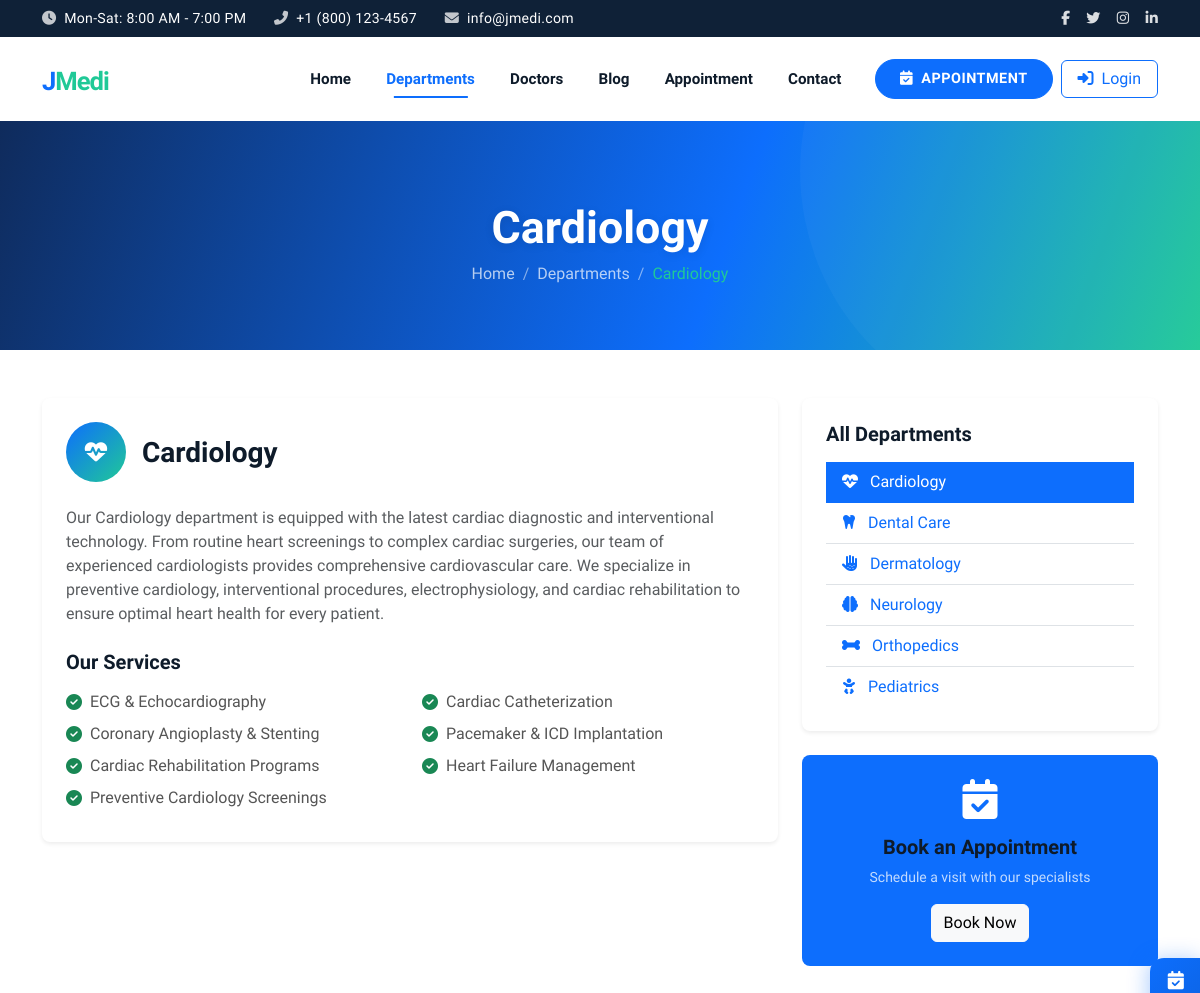
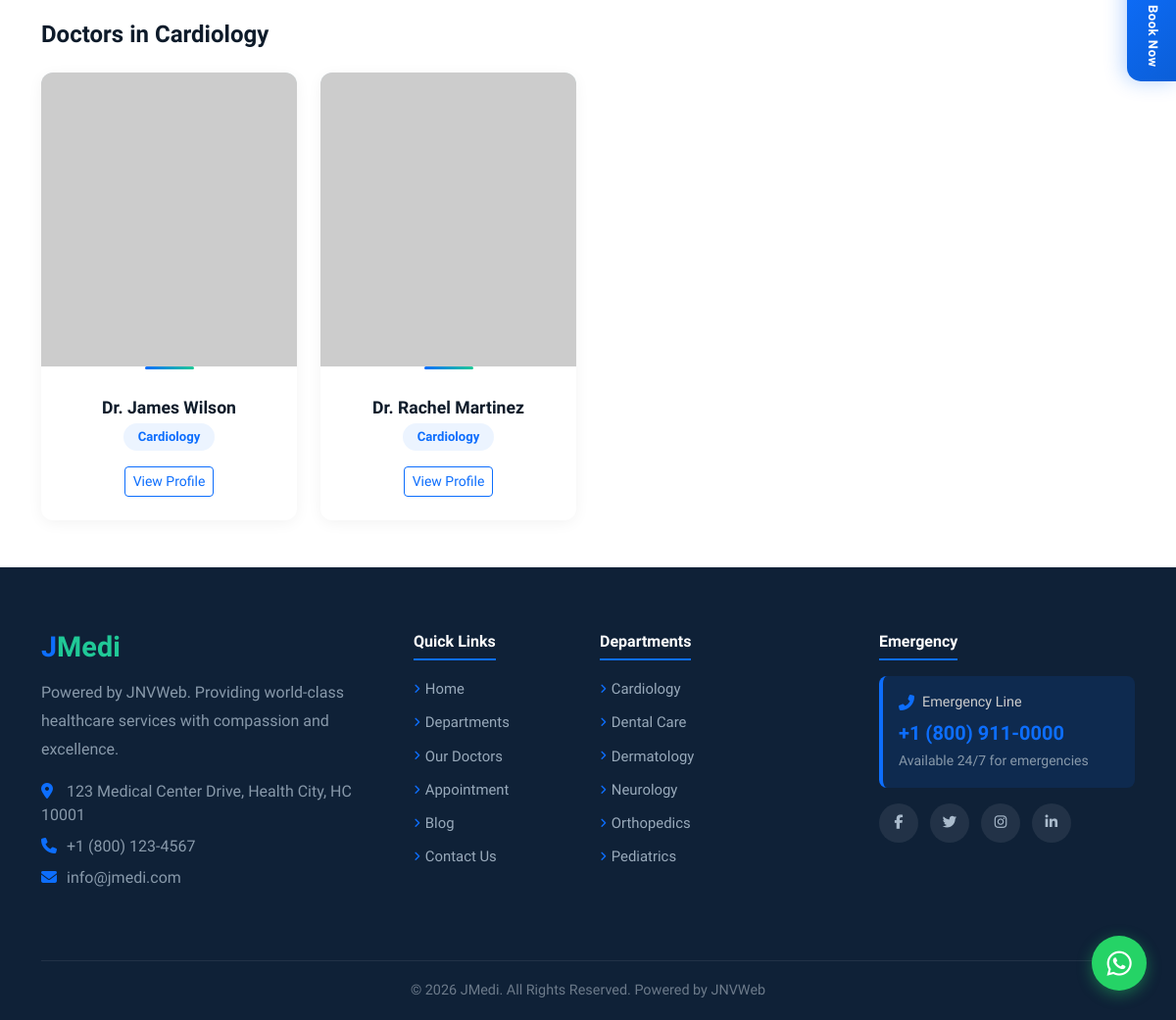
Page /departments.php?slug=cardiology on the committed database (2 pictures, top to bottom).
### tables this page shows
CREATE TABLE IF NOT EXISTS `menus` (
    `id`         INT AUTO_INCREMENT PRIMARY KEY,
    `menu_name`  VARCHAR(100) NOT NULL,
    `menu_link`  VARCHAR(255) NOT NULL,
    `menu_icon`  VARCHAR(50)  DEFAULT 'fa-link',
    `menu_order` INT          DEFAULT 0,
    `status`     SMALLINT     DEFAULT 1,
    `created_at` TIMESTAMP    DEFAULT CURRENT_TIMESTAMP
);

CREATE TABLE IF NOT EXISTS `departments` (
    `department_id` INT AUTO_INCREMENT PRIMARY KEY,
    `name`          VARCHAR(100) NOT NULL,
    `slug`          VARCHAR(100) UNIQUE NOT NULL,
    `description`   TEXT,
    `icon`          VARCHAR(50)  DEFAULT 'fa-heartbeat',
    `services`      TEXT,
    `image`         VARCHAR(255),
    `status`        SMALLINT     DEFAULT 1,
    `sort_order`    INT          DEFAULT 0,
    `created_at`    TIMESTAMP    DEFAULT CURRENT_TIMESTAMP
);

CREATE TABLE IF NOT EXISTS `doctors` (
    `doctor_id`          INT AUTO_INCREMENT PRIMARY KEY,
    `name`               VARCHAR(100) NOT NULL,
    `photo`              VARCHAR(255),
    `department_id`      INT          DEFAULT NULL,
    `qualification`      VARCHAR(255),
    `experience`         VARCHAR(100),
    `specialization`     VARCHAR(255),
    `bio`                TEXT,
    `email`              VARCHAR(100),
    `phone`              VARCHAR(30),
    `available_days`     VARCHAR(255),
    `available_time`     VARCHAR(100),
    `consultation_fee`   DECIMAL(10,2) DEFAULT 500.00,
    `clinic_address`     TEXT,
    `consultation_types` VARCHAR(20)  DEFAULT 'both',
    `status`             SMALLINT     DEFAULT 1,
    `sort_order`         INT          DEFAULT 0,
    `created_at`         TIMESTAMP    DEFAULT CURRENT_TIMESTAMP,
    CONSTRAINT `fk_doctors_dept` FOREIGN KEY (`department_id`) REFERENCES `departments`(`department_id`) ON DELETE SET NULL
);

### public/departments.php (the view, shortened to what the rows shown need)
<?php
require_once __DIR__ . '/../includes/header.php';
$slug = $_GET['slug'] ?? '';
$departments = getDepartments($pdo);
if ($slug) {
    $department = getDepartmentBySlug($pdo, $slug);
    $deptDoctors = getDoctors($pdo, $department['department_id']);
}
?>
<div class="page-header">
    <div class="container">
        <h1><?= $slug ? e($department['name']) : 'Our Departments' ?></h1>
        <nav aria-label="breadcrumb">
            <ol class="breadcrumb mb-0">
                <li class="breadcrumb-item"><a href="/">Home</a></li>
                <?php if ($slug): ?>
                <li class="breadcrumb-item"><a href="/public/departments.php">Departments</a></li>
                <li class="breadcrumb-item active"><?= e($department['name']) ?></li>
                <?php else: ?>
                <li class="breadcrumb-item active">Departments</li>
                <?php endif; ?>
            </ol>
        </nav>
    </div>
</div>
<?php if ($slug && isset($department)): ?>
<section class="py-5">
    <div class="container">
        <div class="row g-4">
            <div class="col-lg-8">
                <div class="bg-white rounded-3 p-4 shadow-sm">
                    <div class="d-flex align-items-center mb-4">
                        <div class="icon-box me-3" style="width:60px;height:60px;border-radius:50%;background:linear-gradient(135deg,var(--primary),var(--secondary));display:flex;align-items:center;justify-content:center;font-size:1.4rem;color:white;">
                            <i class="fas <?= e($department['icon'] ?? 'fa-heartbeat') ?>"></i>
                        </div>
                        <h3 class="mb-0"><?= e($department['name']) ?></h3>
                    </div>
                    <p class="text-muted"><?= nl2br(e($department['description'] ?? '')) ?></p>
                    <?php if (!empty($department['services'])): ?>
                    <h5 class="mt-4 mb-3">Our Services</h5>
                    <div class="row">
                        <?php foreach (explode(',', $department['services']) as $service): ?>
                        <div class="col-md-6 mb-2">
                            <div class="d-flex align-items-center">
                                <i class="fas fa-check-circle text-success me-2"></i>
                                <span><?= e(trim($service)) ?></span>
                            </div>
                        </div>
                        <?php endforeach; ?>
                    </div>
                    <?php endif; ?>
                </div>
            </div>
            <div class="col-lg-4">
                <div class="bg-white rounded-3 p-4 shadow-sm">
                    <h5 class="mb-3">All Departments</h5>
                    <ul class="list-group list-group-flush">
                        <?php foreach ($departments as $d): ?>
                        <li class="list-group-item <?= $d['slug'] === $slug ? 'active' : '' ?>">
                            <a href="/public/departments.php?slug=<?= e($d['slug']) ?>" class="text-decoration-none <?= $d['slug'] === $slug ? 'text-white' : '' ?>">
                                <i class="fas <?= e($d['icon'] ?? 'fa-heartbeat') ?> me-2"></i> <?= e($d['name']) ?>
                            </a>
                        </li>
                        <?php endforeach; ?>
                    </ul>
                </div>
                <div class="bg-primary text-white rounded-3 p-4 mt-4 text-center">
                    <i class="fas fa-calendar-check fs-1 mb-3"></i>
                    <h5>Book an Appointment</h5>
                    <p class="opacity-75 small">Schedule a visit with our specialists</p>
                    <a href="/public/appointment.php" class="btn btn-light">Book Now</a>
                </div>
            </div>
        </div>
        <?php if (!empty($deptDoctors)): ?>
        <div class="mt-5">
            <h4 class="mb-4">Doctors in <?= e($department['name']) ?></h4>
            <div class="row g-4">
                <?php foreach ($deptDoctors as $doc): ?>
                <div class="col-lg-3 col-md-6">
                    <div class="card doctor-card">
                        <div class="doctor-img">
                            <?php if ($doc['photo']): ?>
                                <img src="<?= e($doc['photo']) ?>" alt="<?= e($doc['name']) ?>">
                            <?php else: ?>
                                <i class="fas fa-user-md placeholder-icon"></i>
                            <?php endif; ?>
                        </div>
                        <div class="card-body">
                            <h5><?= e($doc['name']) ?></h5>
                            <span class="dept-badge"><?= e($doc['department_name'] ?? '') ?></span>
                            <div class="mt-3">
                                <a href="/public/doctor-profile.php?id=<?= $doc['doctor_id'] ?>" class="btn btn-sm btn-outline-primary">View Profile</a>
                            </div>
                        </div>
                    </div>
                </div>
                <?php endforeach; ?>
            </div>
        </div>
        <?php endif; ?>
    </div>
</section>
<?php endif; ?>
<?php require_once __DIR__ . '/../includes/footer.php'; ?>

### includes/header.php (shortened to what the rows shown need)
<?php
require_once __DIR__ . '/db.php';
require_once __DIR__ . '/functions.php';
$currentPage = basename($_SERVER['PHP_SELF'], '.php');
$navMenus = [];
try {
    $navMenus = $pdo->query("SELECT * FROM menus WHERE status=1 ORDER BY menu_order ASC")->fetchAll();
} catch (Exception $e) {
    $navMenus = [];
}
?>
<!DOCTYPE html>
<html lang="en">
<head>
    <link href="https://cdn.jsdelivr.net/npm/bootstrap@5.3.2/dist/css/bootstrap.min.css" rel="stylesheet">
    <link href="https://cdnjs.cloudflare.com/ajax/libs/font-awesome/6.5.0/css/all.min.css" rel="stylesheet">
    <link href="https://cdn.jsdelivr.net/npm/swiper@11/swiper-bundle.min.css" rel="stylesheet">
    <link href="/assets/css/style.css" rel="stylesheet">
    <link href="/assets/css/hero-slider.css" rel="stylesheet">
</head>
<body>
<nav class="navbar navbar-expand-lg navbar-light bg-white sticky-top">
    <div class="container">
        <div class="collapse navbar-collapse d-none d-lg-flex" id="mainNav">
            <ul class="navbar-nav ms-auto mb-2 mb-lg-0 align-items-lg-center">
                <?php if (!empty($navMenus)): ?>
                    <?php foreach ($navMenus as $menuItem):
                        $menuSlug = basename($menuItem['menu_link'], '.php');
                        $isActive = ($menuItem['menu_link'] === '/' && $currentPage === 'index') || $menuSlug === $currentPage;
                    ?>
                    <li class="nav-item">
                        <a class="nav-link <?= $isActive ? 'active' : '' ?>" href="<?= e($menuItem['menu_link']) ?>"><?= e($menuItem['menu_name']) ?></a>
                    </li>
                    <?php endforeach; ?>
                <?php endif; ?>
            </ul>
        </div>
    </div>
</nav>

### includes/footer.php (shortened to what the rows shown need)
<footer class="footer text-light">
    <div class="container">
        <div class="row g-4 pb-4">
            <div class="col-6 col-lg-3">
                <ul class="list-unstyled footer-links">
                    <?php
                    $footerDepts = getDepartments($pdo);
                    foreach (array_slice($footerDepts, 0, 6) as $dept): ?>
                    <li><a href="/public/departments.php?slug=<?= e($dept['slug']) ?>"><?= e($dept['name']) ?></a></li>
                    <?php endforeach; ?>
                </ul>
            </div>
        </div>
    </div>
</footer>
</body>
</html>

### rows in the picture
menus: menu_name "Home"
menus: menu_name "Departments"
menus: menu_name "Doctors"
menus: menu_name "Blog"
menus: menu_name "Appointment"
menus: menu_name "Contact"
departments: name "Cardiology", description "Our Cardiology department is equipped with the latest cardiac diagnostic and interventional technology. From routine heart screenings to complex cardiac surgeries, our team of experienced cardiologists provides comprehensive cardiovascular care. We specialize in preventive cardiology, interventional procedures, electrophysiology, and cardiac rehabilitation to ensure optimal heart health for every patient.", services "ECG & Echocardiography", services "Cardiac Catheterization", services "Coronary Angioplasty & Stenting", services "Pacemaker & ICD Implantation", services "Cardiac Rehabilitation Programs", services "Heart Failure Management", services "Preventive Cardiology Screenings"
departments: name "Dental Care"
departments: name "Dermatology"
departments: name "Neurology"
departments: name "Orthopedics"
departments: name "Pediatrics"
doctors: name "Dr. James Wilson", department.name "Cardiology"
doctors: name "Dr. Rachel Martinez", department.name "Cardiology"

### other values in the picture
$settings['phone'] "+1 (800) 123-4567"
$settings['email'] "info@jmedi.com"
$settings['tagline'] "Powered by JNVWeb"
$settings['address'] "123 Medical Center Drive, Health City, HC 10001"
$settings['emergency_phone'] "+1 (800) 911-0000"
$settings['footer_text'] "© 2026 JMedi. All Rights Reserved. Powered by JNVWeb"
